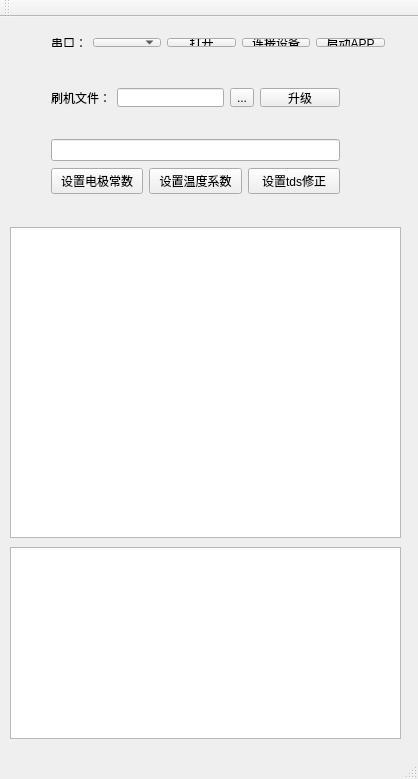
<?xml version="1.0" encoding="UTF-8"?>
<ui version="4.0">
 <class>MainWindow</class>
 <widget class="QMainWindow" name="MainWindow">
  <property name="geometry">
   <rect>
    <x>0</x>
    <y>0</y>
    <width>418</width>
    <height>779</height>
   </rect>
  </property>
  <property name="windowTitle">
   <string>MainWindow</string>
  </property>
  <widget class="QWidget" name="centralWidget">
   <widget class="QWidget" name="horizontalLayoutWidget">
    <property name="geometry">
     <rect>
      <x>40</x>
      <y>10</y>
      <width>356</width>
      <height>31</height>
     </rect>
    </property>
    <layout class="QHBoxLayout" name="horizontalLayout">
     <item>
      <widget class="QLabel" name="label">
       <property name="text">
        <string>串口：</string>
       </property>
      </widget>
     </item>
     <item>
      <widget class="QComboBox" name="comboBox"/>
     </item>
     <item>
      <widget class="QPushButton" name="pushButton">
       <property name="text">
        <string>打开</string>
       </property>
      </widget>
     </item>
     <item>
      <widget class="QPushButton" name="pushButton_2">
       <property name="text">
        <string>连接设备</string>
       </property>
      </widget>
     </item>
     <item>
      <widget class="QPushButton" name="pushButton_4">
       <property name="text">
        <string>启动APP</string>
       </property>
      </widget>
     </item>
    </layout>
   </widget>
   <widget class="QWidget" name="horizontalLayoutWidget_2">
    <property name="geometry">
     <rect>
      <x>40</x>
      <y>60</y>
      <width>311</width>
      <height>41</height>
     </rect>
    </property>
    <layout class="QHBoxLayout" name="horizontalLayout_2">
     <item>
      <widget class="QLabel" name="label_2">
       <property name="text">
        <string>刷机文件：</string>
       </property>
      </widget>
     </item>
     <item>
      <widget class="QLineEdit" name="lineEdit"/>
     </item>
     <item>
      <widget class="QToolButton" name="toolButton">
       <property name="text">
        <string>...</string>
       </property>
      </widget>
     </item>
     <item>
      <widget class="QPushButton" name="pushButton_3">
       <property name="text">
        <string>升级</string>
       </property>
      </widget>
     </item>
    </layout>
   </widget>
   <widget class="QListWidget" name="listWidget">
    <property name="geometry">
     <rect>
      <x>10</x>
      <y>210</y>
      <width>391</width>
      <height>311</height>
     </rect>
    </property>
   </widget>
   <widget class="QWidget" name="verticalLayoutWidget">
    <property name="geometry">
     <rect>
      <x>40</x>
      <y>110</y>
      <width>311</width>
      <height>81</height>
     </rect>
    </property>
    <layout class="QVBoxLayout" name="verticalLayout">
     <item>
      <widget class="QLineEdit" name="lineEdit_2"/>
     </item>
     <item>
      <layout class="QHBoxLayout" name="horizontalLayout_4">
       <item>
        <widget class="QPushButton" name="pushButton_7">
         <property name="text">
          <string>设置电极常数</string>
         </property>
        </widget>
       </item>
       <item>
        <widget class="QPushButton" name="pushButton_8">
         <property name="text">
          <string>设置温度系数</string>
         </property>
        </widget>
       </item>
       <item>
        <widget class="QPushButton" name="pushButton_9">
         <property name="text">
          <string>设置tds修正</string>
         </property>
        </widget>
       </item>
      </layout>
     </item>
    </layout>
   </widget>
   <widget class="QListWidget" name="listWidget_2">
    <property name="geometry">
     <rect>
      <x>10</x>
      <y>530</y>
      <width>391</width>
      <height>192</height>
     </rect>
    </property>
   </widget>
  </widget>
  <widget class="QMenuBar" name="menuBar">
   <property name="geometry">
    <rect>
     <x>0</x>
     <y>0</y>
     <width>418</width>
     <height>23</height>
    </rect>
   </property>
  </widget>
  <widget class="QToolBar" name="mainToolBar">
   <attribute name="toolBarArea">
    <enum>TopToolBarArea</enum>
   </attribute>
   <attribute name="toolBarBreak">
    <bool>false</bool>
   </attribute>
  </widget>
  <widget class="QStatusBar" name="statusBar"/>
 </widget>
 <layoutdefault spacing="6" margin="11"/>
 <resources/>
 <connections/>
</ui>
